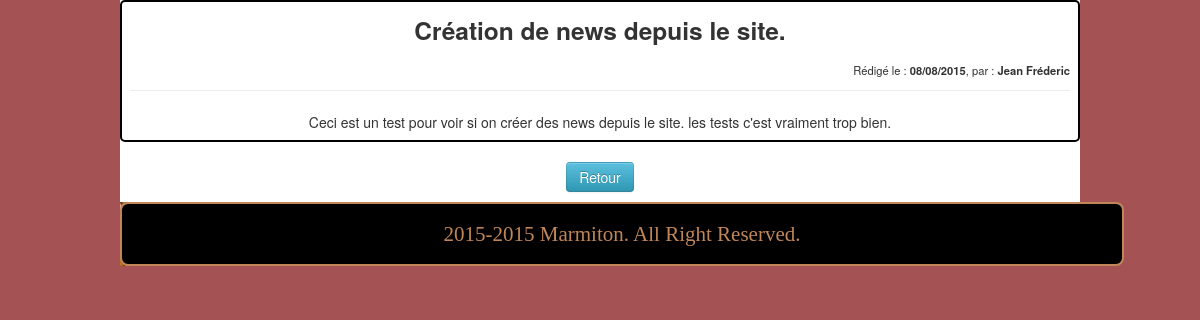
Page /View/lecture.php?news=4 on the committed database.
### tables this page shows
CREATE TABLE IF NOT EXISTS `news` (
  `id` int(11) NOT NULL AUTO_INCREMENT,
  `title` varchar(255) NOT NULL,
  `text` text NOT NULL,
  `author` varchar(20) NOT NULL,
  `date` date NOT NULL,
  PRIMARY KEY (`id`)
);

### View/lecture.php (the view)
<?php
include '../Include/header.php';
	echo'<section><div id="article">';
	if(isset($_GET['news']))
	{
$newsId = $_GET['news'];
		try
	{
		$bdd = new PDO('mysql:host=localhost;dbname=marmiton', 'root', '');
	}
		catch(Exception $e)
	{
        die('Erreur : '.$e->getMessage());
	}
	$bdd->query('SET NAMES UTF8');
	$lanews = $bdd->prepare('SELECT * FROM news WHERE id = :leid');
	$lanews->execute(array('leid'=>$newsId) );
if($bool = $lanews->fetch())
{
	$DateDeLaNews = preg_replace('#([0-9]{4})-([0-9]{2})-([0-9]{2})#', '$3/$2/$1', $bool['date']);
	echo '<div id="news"> <div id="titrenews"> <h3>' . $bool['title'].'</h3> </div> <br \>';
	echo '	<div id="infonews">Rédigé le : <strong>'.$DateDeLaNews.'</strong>, par : <strong>'.$bool['author'].'</strong> </div> <hr /> ';
	echo ' <textenews>'.$bool['text'].'</textenews>';
	echo ' </div>';
}
else
{
	echo 'Cette news n\'existe pas !!<br \>';
}
}
else
{
	echo 'Aucune news n\'a été choisie !<br \>';
}
	echo '<button type="button" class="btn btn-info" onclick="retourIndex()">Retour</button>';
	echo '</div></section>';
include '../Include/footer.php';
?>

### View/css/mein.css (style rules this page uses)
body { background-color: #A45254; }
#article { background-color: white; text-align: center; }
#news { border: 2px solid black; padding : 8px; margin-bottom : 10px; border-radius: 5px; }
#titrenews { padding : -35px; margin-top: -10px; margin-bottom: -10px; }
#infonews { font-size : 0.8em; float : right; margin-top : -10px; }

### rows in the picture
news: title "Création de news depuis le site.", date "08/08/2015", author "Jean Fréderic", text "Ceci est un test pour voir si on créer des news depuis le site. les tests c'est vraiment trop bien."
